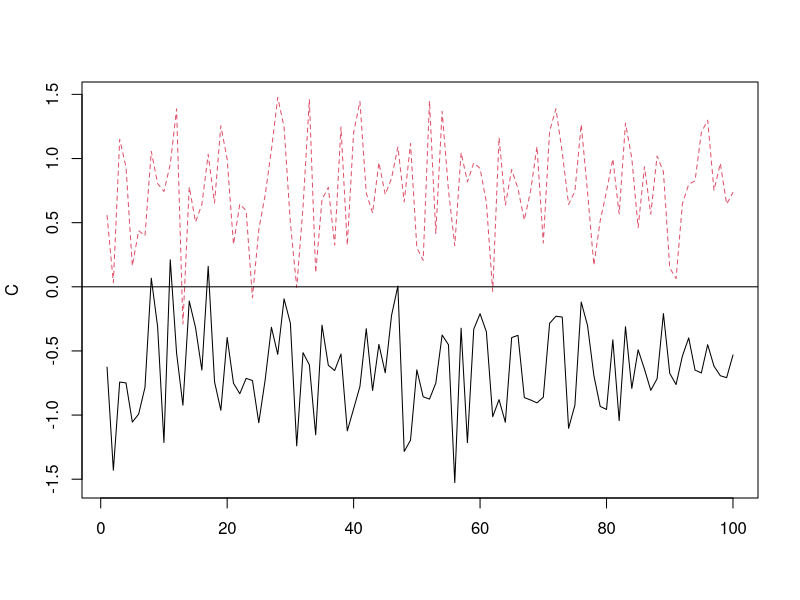
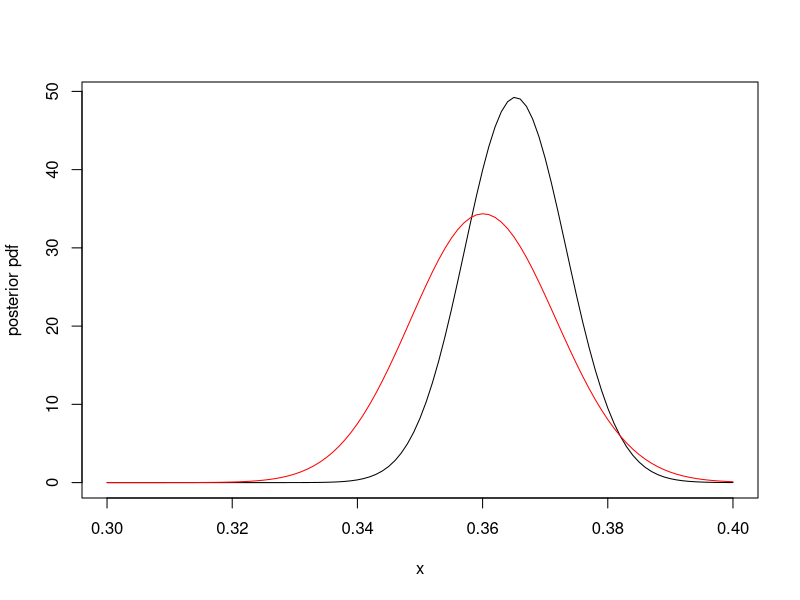

Reproduce these figures in R, in order.
## ---- chunk 1

x = t.test(rnorm(10))
x
names(x)
x$conf.int
## ---- chunk 2
f=function(t){x=t.test(rnorm(t));as.vector(x$conf.int)};
f(10);
f(20);
t <- as.matrix(rep(10,100));
C <- t(apply(t,1,f)); #this is a trick so we don't have to program
matplot(C,type="l"); #a matrix plot
abline(0,0) #includes a line at 0
## ---- chunk 3

num = (C[, 1] < 0) & (C[, 2] > 0)
sum(num)/nrow(C)
## ---- chunk 4

curve(dbeta(x, 1291, 2243), from=0.3, to=0.4, ylab='posterior pdf')
curve(dbeta(x, 616, 1094), from=0.3, to=0.4, add=TRUE, col='red', ylab='posterior pdf')
